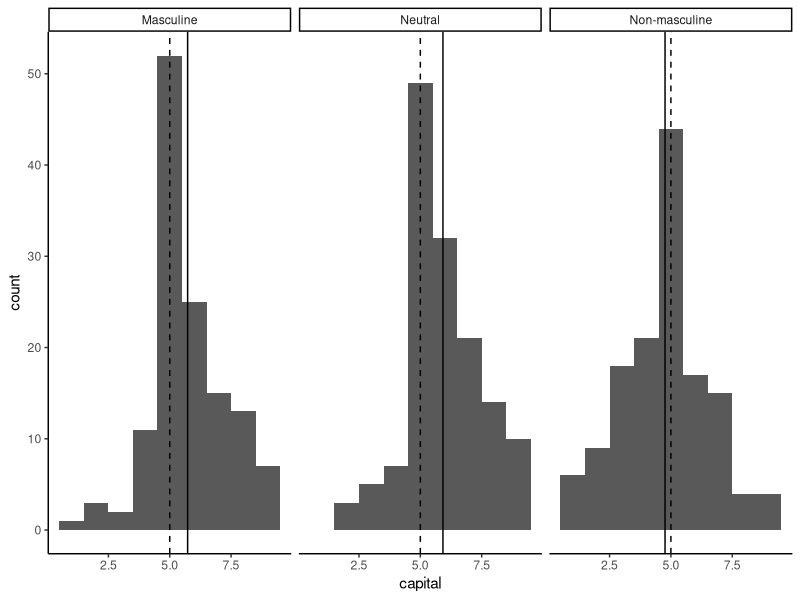
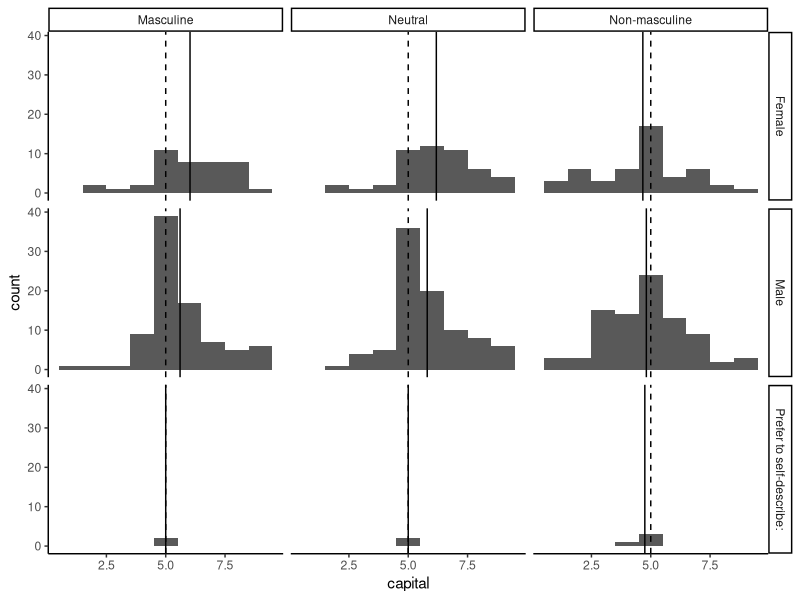
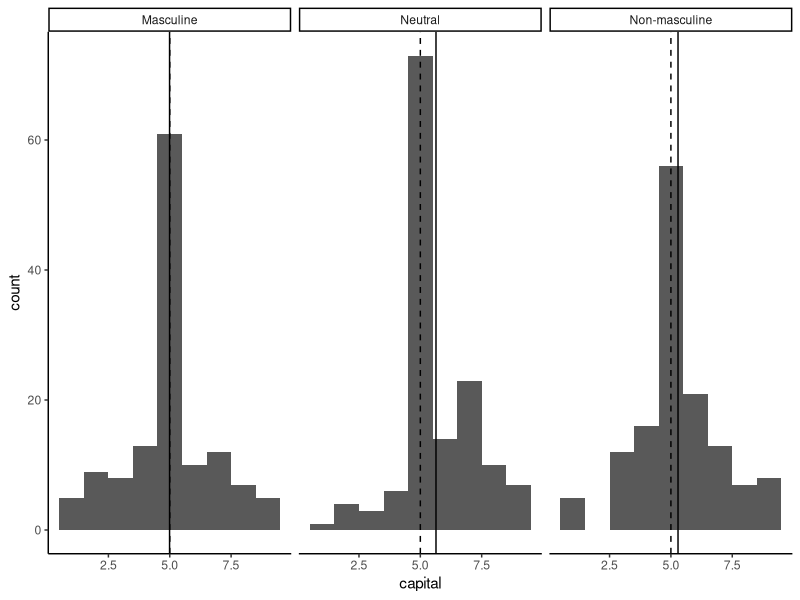
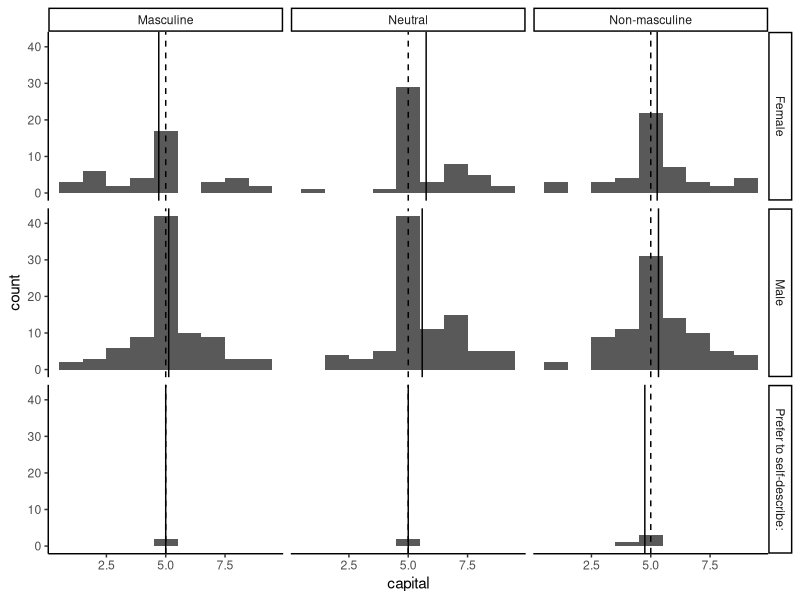
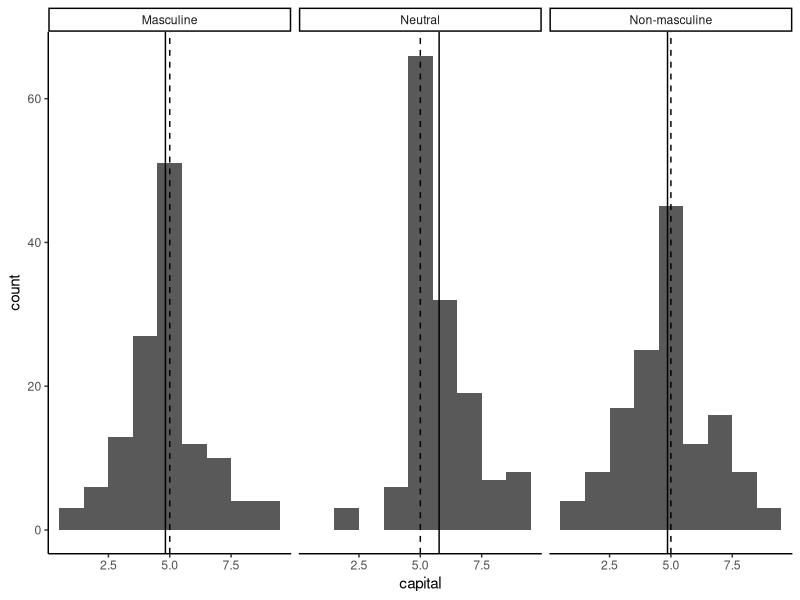
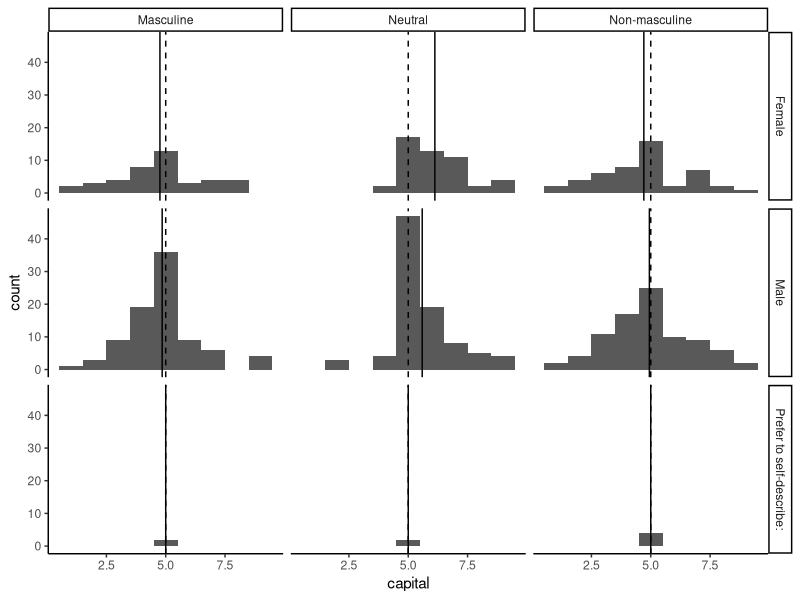

Here is the R script that generated these plots, in order:
## ---- chunk 1
knitr::opts_chunk$set(echo = FALSE)

library(tidyverse)
library(lme4)
library(lmerTest)

mcs <- read_csv("MCS_raw.csv")

mcs_long <- mcs %>% 
  gather(key = "key", value = "capital", names(mcs[7:78])) %>% 
  extract(key, c("story", "masculinity", "rating_type"), "(.*)_(.*)_(.*)") %>% 
  filter(!is.na(capital)) %>% 
  mutate(
    rating_type = case_when(
      rating_type == 1 ~ "personal",
      rating_type == 2 ~ "peer",
      rating_type == 3 ~ "society"
    )
  )

mcs_personal <- mcs_long %>% 
  filter(rating_type == "personal")

mcs_peer <- mcs_long %>% 
  filter(rating_type == "peer")

mcs_society <- mcs_long %>% 
  filter(rating_type == "society")

## ---- chunk 2
mcs %>%
  summarise(
    Male = sum(gender == "Male"),
    Female = sum(gender == "Female"),
    "Mean Age" = round(mean(age, na.rm = TRUE), 2),
    "SD Age" = round(sd(age, na.rm = TRUE), 2),
    "Median Age" = round(median(age, na.rm = TRUE), 2)
  ) %>% 
  knitr::kable()
## ---- chunk 3
peer_desc <- mcs_peer %>%
  group_by(masculinity) %>% 
  summarise(
    mean = mean(capital, na.rm = TRUE),
    sd = sd(capital, na.rm = TRUE),
    median = median(capital, na.rm = TRUE)
  )

knitr::kable(peer_desc)
## ---- chunk 4

ggplot(mcs_peer,
       aes(
         x = capital
       )) +
  facet_wrap(~ masculinity) +
  geom_histogram(
    binwidth = 1
  ) +
  geom_vline(data = peer_desc,
             aes(
               xintercept = mean
             )) +
  geom_vline(
    xintercept = 5,
    linetype = "dashed"
  ) +
  theme_classic()

## ---- chunk 5

peer_desc_gender <- mcs_peer %>%
  group_by(masculinity, gender) %>% 
  summarise(
    mean = mean(capital, na.rm = TRUE),
    sd = sd(capital, na.rm = TRUE),
    median = median(capital, na.rm = TRUE)
  )

ggplot(mcs_peer,
       aes(
         x = capital
       )) +
  facet_grid(gender ~ masculinity) +
  geom_histogram(
    binwidth = 1
  ) +
  geom_vline(data = peer_desc_gender,
             aes(
               xintercept = mean
             )) +
  geom_vline(
    xintercept = 5,
    linetype = "dashed"
  ) +
  theme_classic()

## ---- chunk 6
personal_desc <- mcs_personal %>%
  group_by(masculinity) %>% 
  summarise(
    mean = mean(capital, na.rm = TRUE),
    sd = sd(capital, na.rm = TRUE),
    median = median(capital, na.rm = TRUE)
  )

knitr::kable(personal_desc)
## ---- chunk 7

ggplot(mcs_personal,
       aes(
         x = capital
       )) +
  facet_wrap(~ masculinity) +
  geom_histogram(
    binwidth = 1
  ) +
  geom_vline(data = personal_desc,
             aes(
               xintercept = mean
             )) +
  geom_vline(
    xintercept = 5,
    linetype = "dashed"
  ) +
  theme_classic()

## ---- chunk 8

personal_desc_gender <- mcs_personal %>%
  group_by(masculinity, gender) %>% 
  summarise(
    mean = mean(capital, na.rm = TRUE),
    sd = sd(capital, na.rm = TRUE),
    median = median(capital, na.rm = TRUE)
  )

ggplot(mcs_personal,
       aes(
         x = capital
       )) +
  facet_grid(gender ~ masculinity) +
  geom_histogram(
    binwidth = 1
  ) +
  geom_vline(data = personal_desc_gender,
             aes(
               xintercept = mean
             )) +
  geom_vline(
    xintercept = 5,
    linetype = "dashed"
  ) +
  theme_classic()

## ---- chunk 9
society_desc <- mcs_society %>%
  group_by(masculinity) %>% 
  summarise(
    mean = mean(capital, na.rm = TRUE),
    sd = sd(capital, na.rm = TRUE),
    median = median(capital, na.rm = TRUE)
  )

knitr::kable(society_desc)
## ---- chunk 10

ggplot(mcs_society,
       aes(
         x = capital
       )) +
  facet_wrap(~ masculinity) +
  geom_histogram(
    binwidth = 1
  ) +
  geom_vline(data = society_desc,
             aes(
               xintercept = mean
             )) +
  geom_vline(
    xintercept = 5,
    linetype = "dashed"
  ) +
  theme_classic()

## ---- chunk 11

society_desc_gender <- mcs_society %>%
  group_by(masculinity, gender) %>% 
  summarise(
    mean = mean(capital, na.rm = TRUE),
    sd = sd(capital, na.rm = TRUE),
    median = median(capital, na.rm = TRUE)
  )

ggplot(mcs_society,
       aes(
         x = capital
       )) +
  facet_grid(gender ~ masculinity) +
  geom_histogram(
    binwidth = 1
  ) +
  geom_vline(data = society_desc_gender,
             aes(
               xintercept = mean
             )) +
  geom_vline(
    xintercept = 5,
    linetype = "dashed"
  ) +
  theme_classic()

## ---- chunk 12

mcs_peer$masculinity <- factor(mcs_peer$masculinity, levels = c("Neutral", "Masculine", "Non-masculine"))

peer_model <- lmer(capital ~ masculinity + (1|ID) + (1|story), data = mcs_peer)

summary(peer_model)

## ---- chunk 13

mcs_personal$masculinity <- factor(mcs_personal$masculinity, levels = c("Neutral", "Masculine", "Non-masculine"))

personal_model <- lmer(capital ~ masculinity + (1|ID) + (1|story), data = mcs_personal)

summary(personal_model)

## ---- chunk 14

mcs_society$masculinity <- factor(mcs_society$masculinity, levels = c("Neutral", "Masculine", "Non-masculine"))

society_model <- lmer(capital ~ masculinity + (1|ID) + (1|story), data = mcs_society)

summary(society_model)
